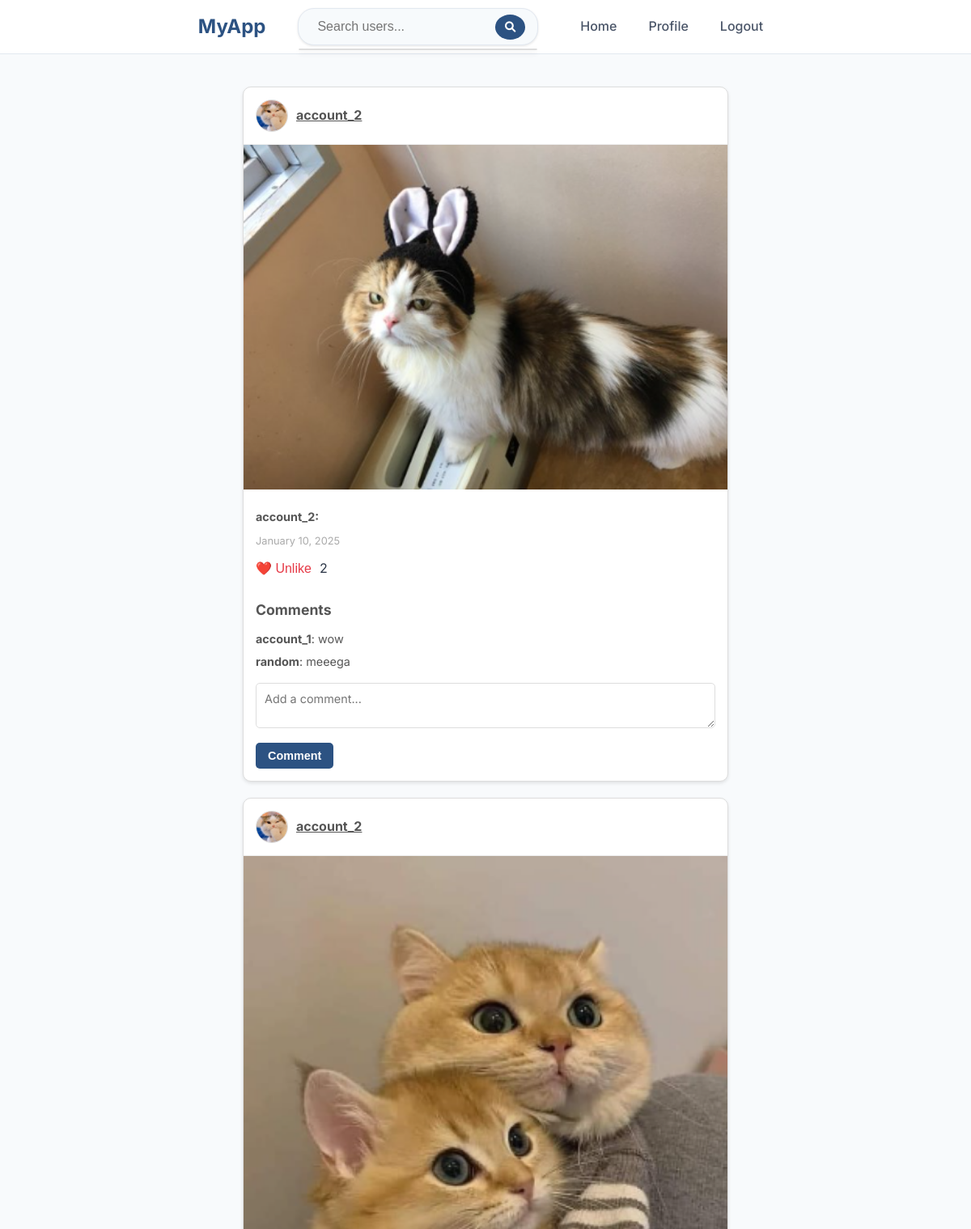
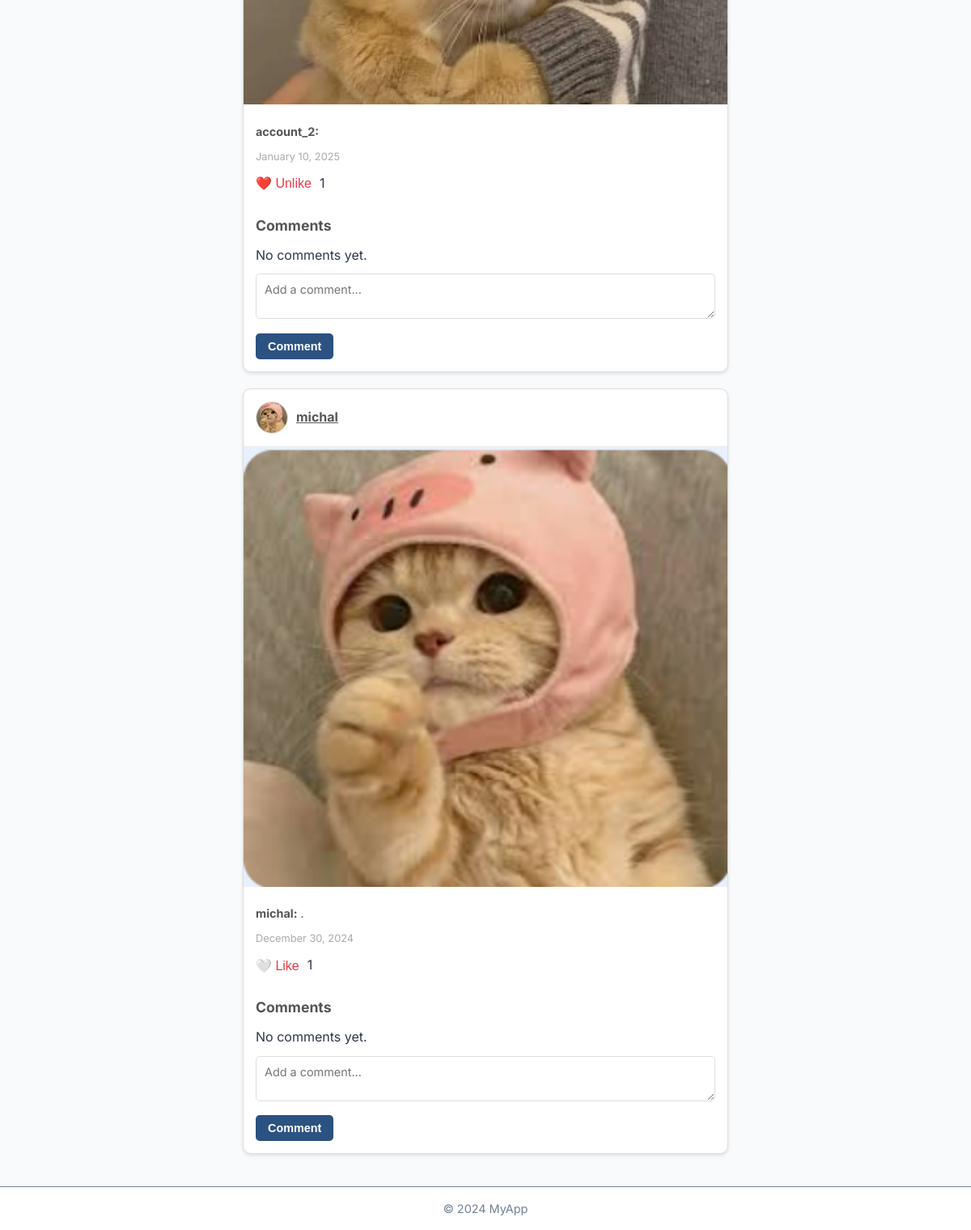
Screenshot of / (signed in) with the database file from the repository (2 pictures, top to bottom).
### social_network/models.py (models this page shows, shortened)
class Post(models.Model):
    author = models.ForeignKey(User, on_delete=models.CASCADE)
    content = models.TextField(blank=True)
    image = models.ImageField(upload_to='post_images/', null=True, blank=True)
    created_at = models.DateTimeField(auto_now_add=True)
    updated_at = models.DateTimeField(auto_now=True)
    def is_liked_by(self, user):
        return self.likes.filter(user=user).exists()

class Profile(models.Model):
    user = models.OneToOneField(User, on_delete=models.CASCADE)
    bio = models.TextField(max_length=500, blank=True)
    profile_picture = models.ImageField(upload_to='profile_pictures/', null=True, blank=True)
    followers = models.ManyToManyField('self', symmetrical=False, related_name='following', blank=True)

class Comment(models.Model):
    post = models.ForeignKey(Post, on_delete=models.CASCADE, related_name='comments')
    author = models.ForeignKey(Profile, on_delete=models.CASCADE)
    content = models.TextField()
    created_at = models.DateTimeField(auto_now_add=True)

### social_network/views.py (the view)
# urls.py: path('', views.home_view, name='home'),
def home_view(request):
    query = request.GET.get('search', '')
    if request.user.is_authenticated:
        following_users = Follow.objects.filter(follower=request.user)
        followed_users = [follow.followed for follow in following_users]
        if not followed_users:
            no_following_message = "You are not following anyone. Search for users to follow."
            no_posts_message = None
            posts = None
        else:
            posts = Post.objects.filter(author__in=followed_users).order_by('-created_at')
            if not posts.exists():
                no_posts_message = "The users you follow have no posts."
            else:
                no_posts_message = None
            no_following_message = None
            for post in posts:
                post.is_liked = post.is_liked_by(request.user)
    else:
        posts = None
        no_following_message = None
        no_posts_message = None
        login_message = "You are not logged in. Please <a href='{% url 'login' %}'>log in</a> or <a href='{% url 'register' %}'>register</a> to get started."
    if query:
        users = User.objects.filter(username__icontains=query)
    else:
        users = User.objects.none()
    paginator = Paginator(posts, 10) if posts else None
    page_number = request.GET.get('page')
    page_obj = paginator.get_page(page_number) if paginator else None
    return render(request, 'home.html', {
        'page_obj': page_obj,
        'query': query,
        'users': users,
        'no_following_message': no_following_message,
        'no_posts_message': no_posts_message,
        'login_message': login_message if not request.user.is_authenticated else None,
    })

### templates/home.html (shortened to what this page needs)
{% extends 'base.html' %}
{% load static %}
{% block content %}
<link rel="stylesheet" href="{% static 'css/home.css' %}">
<div class="posts-container">
    {% if request.user.is_authenticated %}
        <div class="posts-grid">
            {% for post in page_obj %}
                <div class="post">
                    <div class="post-header">
                        <img src="{% if post.author.profile.profile_picture %}{{ post.author.profile.profile_picture.url }}{% else %}{% static 'images/default-profile.png' %}{% endif %}"
                             alt="Profile Picture" class="profile-picture">
                        <a href="{% url 'profile_view' post.author.username %}" class="post-author">{{ post.author.username }}</a>
                    </div>
                    {% if post.image %}
                        <div class="post-image-container">
                            <img src="{{ post.image.url }}" alt="Post Image" class="post-image">
                        </div>
                    {% endif %}
                    <div class="post-footer">
                        <p class="post-description"><strong>{{ post.author.username }}:</strong> {{ post.content }}</p>
                        <span class="post-date">{{ post.created_at|date:"F j, Y" }}</span>
                        <div class="like-section">
                            <button class="like-button" data-post-id="{{ post.id }}" data-liked="{{ post.is_liked }}">
                                {% if post.is_liked %}
                                    ❤️ Unlike
                                {% else %}
                                    🤍 Like
                                {% endif %}
                            </button>
                            <span class="likes-count">{{ post.likes.count }}</span>
                        </div>
                        <div class="comments-section">
                            <h4>Comments</h4>
                            <ul>
                                {% for comment in post.comments.all %}
                                    <li>
                                        <strong>{{ comment.author.user.username }}</strong>: {{ comment.content }}
                                    </li>
                                {% empty %}
                                    <p>No comments yet.</p>
                                {% endfor %}
                            </ul>
                            <form method="post" action="{% url 'comment_post' post.id %}">
                                <textarea name="content" placeholder="Add a comment..." required></textarea>
                                <button type="submit" class="comment-button">Comment</button>
                            </form>
                        </div>
                    </div>
                </div>
            {% endfor %}
        </div>
    {% endif %}
</div>
{% endblock %}

### templates/base.html (shortened to what this page needs)
{% load static %}
<!DOCTYPE html>
<html lang="en">
<head>
    <link href="https://cdnjs.cloudflare.com/ajax/libs/font-awesome/6.0.0-beta3/css/all.min.css" rel="stylesheet">
    <link rel="stylesheet" href="{% static 'css/base.css' %}">
</head>
<body>
    <header>
        <div class="container header-container">
            <a href="{% url 'home' %}" class="logo">MyApp</a>
            <div class="nav-and-search">
                {% if user.is_authenticated %}
                <div class="search-bar">
                    <form method="get" action="{% url 'home' %}">
                        <input type="text" id="search-input" name="search" placeholder="Search users...">
                        <button type="submit"><i class="fas fa-search"></i></button>
                    </form>
                    <ul id="search-results" class="dropdown-menu"></ul>
                </div>
                {% endif %}
                <nav>
                    <ul class="nav-links">
                        <li><a href="{% url 'home' %}">Home</a></li>
                        {% if user.is_authenticated %}
                            <li><a href="{% url 'my_profile' %}">Profile</a></li>
                            <li><a href="{% url 'logout' %}">Logout</a></li>
                        {% else %}
                            <li><a href="{% url 'login' %}">Login</a></li>
                            <li><a href="{% url 'register' %}">Sign Up</a></li>
                        {% endif %}
                    </ul>
                </nav>
            </div>
        </div>
    </header>
    <main>
        <div class="container">
            {% block content %}
            {% endblock %}
        </div>
    </main>
    <footer>
        <div class="container">
            <p>&copy; 2024 MyApp</p>
        </div>
    </footer>
</body>
</html>

### static/css/base.css (style rules this page uses)
* { margin: 0; padding: 0; box-sizing: border-box; }
body { font-family: 'Inter', sans-serif; background-color: #f8fafc; color: #2d3748; line-height: 1.6; display: flex; flex-direction: column; min-height: 100vh; }
main { flex: 1; }
.container { max-width: 1200px; margin: 0 auto; padding: 0 15px; }
header { background-color: #ffffff; border-bottom: 1px solid #e2e8f0; padding: 10px 0; position: sticky; top: 0; z-index: 1000; display: flex; align-items: center; }
.header-container { display: flex; justify-content: space-between; align-items: center; }
.logo { font-size: 1.5rem; font-weight: bold; color: #2c5282; text-decoration: none; margin-right: 40px; }
.nav-and-search { display: flex; align-items: center; gap: 40px; }
.search-bar { display: flex; align-items: center; background-color: #f7fafc; padding: 5px 15px; border: 1px solid #e2e8f0; border-radius: 20px; box-shadow: 0 1px 3px rgba(0, 0, 0, 0.1); position: relative; }
.search-bar input { border: none; outline: none; padding: 8px; font-size: 1rem; flex: 1; border-radius: 20px; background: none; }
.search-bar button { background-color: #2c5282; border: none; color: white; padding: 8px 12px; border-radius: 50%; cursor: pointer; transition: background-color 0.3s ease; }
.dropdown-menu { list-style: none; margin: 5px 0 0; padding: 0; position: absolute; top: 100%; left: 0; right: 0; background: #fff; border: 1px solid #ddd; border-radius: 5px; max-height: 200px; overflow-y: auto; box-shadow: 0 4px 6px rgba(0, 0, 0, 0.1); z-index: 1000; }
.nav-links { list-style: none; display: flex; gap: 15px; }
.nav-links li a { text-decoration: none; color: #4a5568; font-weight: 500; padding: 8px 12px; border-radius: 5px; transition: background-color 0.3s, color 0.3s; }
footer { background-color: #ffffff; border-top: 1px solid; text-align: center; padding: 15px 0; font-size: 0.9rem; color: #718096; flex-shrink: 0; }

### static/css/home.css (style rules this page uses)
* { margin: 0; padding: 0; box-sizing: border-box; }
body { font-family: 'Inter', sans-serif; background-color: #f8fafc; color: #2d3748; line-height: 1.6; }
.posts-container { margin: 20px auto; max-width: 800px; padding: 20px; display: flex; flex-direction: column; align-items: center; }
.posts-grid { display: flex; flex-direction: column; gap: 20px; width: 100%; max-width: 600px; }
.post { background-color: #ffffff; border: 1px solid #ddd; border-radius: 10px; overflow: hidden; box-shadow: 0 2px 4px rgba(0, 0, 0, 0.1); display: flex; flex-direction: column; transition: transform 0.3s ease, box-shadow 0.3s ease; width: 100%; }
.post-header { display: flex; align-items: center; gap: 10px; padding: 15px; border-bottom: 1px solid #eee; }
.profile-picture { width: 40px; height: 40px; border-radius: 50%; object-fit: cover; border: 1px solid #ddd; }
.post-author { font-weight: bold; font-size: 1rem; color: #555; }
.post-image-container { width: 100%; overflow: hidden; }
.post-image { width: 100%; height: auto; object-fit: cover; }
.post-footer { padding: 15px; display: flex; flex-direction: column; gap: 10px; }
.post-description { font-size: 0.9rem; color: #555; line-height: 1.5; }
.post-date { font-size: 0.8rem; color: #aaa; }
.like-section { display: flex; align-items: center; gap: 10px; }
.like-button { background: none; border: none; cursor: pointer; font-size: 1rem; color: #e63946; transition: color 0.3s ease; }
.comments-section { margin-top: 15px; }
.comments-section h4 { margin-bottom: 10px; font-size: 1.1rem; color: #555; }
.comments-section ul { list-style: none; padding: 0; }
.comments-section ul li { margin-bottom: 5px; font-size: 0.9rem; color: #555; }
.comments-section textarea { width: 100%; padding: 10px; border: 1px solid #ddd; border-radius: 5px; margin-top: 10px; font-size: 0.9rem; font-family: 'Inter', sans-serif; }
.comment-button { margin-top: 10px; padding: 8px 15px; background-color: #2c5282; color: white; border: none; border-radius: 5px; cursor: pointer; transition: background-color 0.3s ease; font-size: 0.9rem; font-weight: bold; }

### rows the page displays
Post: author.profile_picture (picture), author.username "account_2", image (picture), created_at "January 10, 2025", shows "❤️ Unlike", likes.count "2"
Comment: author.user.username "account_1", content "wow"
Comment: author.user.username "random", content "meeega"
Post: author.profile_picture (picture), author.username "account_2", image (picture), created_at "January 10, 2025", shows "❤️ Unlike", likes.count "1"
Post: author.profile_picture (picture), author.username "michal", image (picture), content ".", created_at "December 30, 2024", shows "🤍 Like", likes.count "1"
